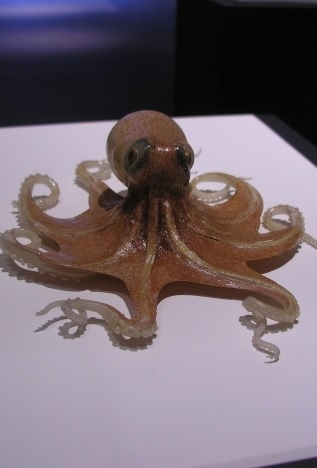
#> input picture dataset/Octopus_Far_Front.jpg, 317 x 468 px; its folder holds only this picture in this run
$ python sift.py   (Python 2 division)   (older library calls are emulated)
#> lines starting #> are read from the running program, lines starting #| are printed output that depends on the picture
import cv2
import os
import numpy as np
import matplotlib.pyplot as plt
from os import listdir
from os.path import isfile, join

print 'OpenCV Version:'
print cv2.__version__

plot = 1

######################################### functions ###################################################

def plot_img(img, cmap=None):
	if plot == 1:
		plt.imshow(img, cmap)
		plt.show()
	return

def show_rgb_img(img):
    """Convenience function to display a typical color image"""
    plot_img(cv2.cvtColor(img, cv2.CV_32S))
    return

def to_gray(color_img):
    gray = cv2.cvtColor(color_img, cv2.COLOR_BGR2GRAY)
    return gray

def gen_sift_features(gray_img):
    sift = cv2.xfeatures2d.SIFT_create()
    # kp is the keypoints
    #
    # desc is the SIFT descriptors, they're 128-dimensional vectors
    # that we can use for our final features
    kp, desc = sift.detectAndCompute(gray_img, None)
    return kp, desc

def show_sift_features(gray_img, color_img, kp):
    return plot_img(cv2.drawKeypoints(gray_img, kp, color_img.copy()))

def get_file_list(path):
	return [f for f in listdir(path) if isfile(join(path, f))]

def sift(imgPath):
	#read image
#> called with imgPath = 'dataset/Octopus_Far_Front.jpg'
	img = cv2.imread(imgPath)
#> img is the input picture: shape (468, 317, 3); mean B, G, R 112.9, 104.7, 117.2

	#plot image
	show_rgb_img(img)

	#convert to gray color
	img_gray = to_gray(img)
#> in to_gray, `gray = cv2.cvtColor(color_img, cv2.COLOR_BGR2GRAY)`:
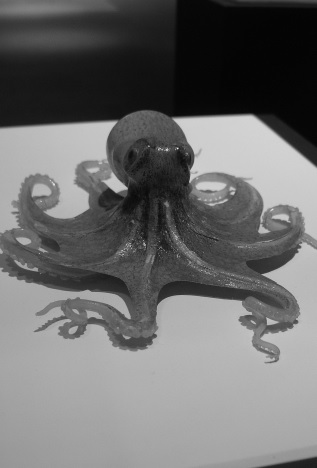
#> gray: shape (468, 317); min 3, max 239, mean 109.4

	#plot image in gray color
	plot_img(img_gray, cmap='gray')

	# generate SIFT keypoints and descriptors
	keypoints, descriptors = gen_sift_features(img_gray)
#> in gen_sift_features, `kp, desc = sift.detectAndCompute(gray_img, None)`: kp = 323 keypoints; strongest (x, y, size): (229, 148, 55.6), (117, 186, 10.4), (106, 127, 10.1), (103, 128, 12.5)
#> keypoints has the same summary as kp in gen_sift_features

	#show SIFT features
	show_sift_features(img_gray, img, keypoints);
#> in plot_img (call 3), `plt.show()`:
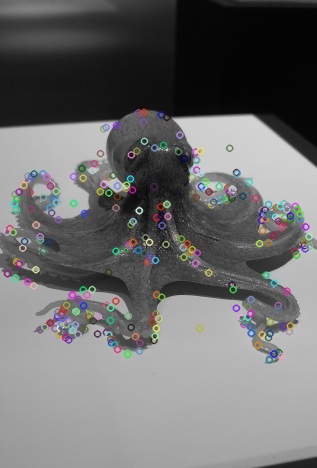
#> shown: shape (468, 317, 3); mean R, G, B 109.7, 109.6, 109.8
	return keypoints, descriptors

# [43 lines left out: function test_sift_algorithm, not called in this run]

########################################## Main Program ################################################

datasetPath = 'dataset'
outputDataSet = 'outdata.txt'

#test_sift_algorithm()

outputFile = open(outputDataSet, 'a')

# Get all files
filesDataSet = get_file_list(datasetPath)

# Iterate the files and get the keypoints and descriptors
for file in filesDataSet:

	imgPath = datasetPath + '/' + file
	print imgPath

	# Use SIFT algorithm
	keyp, desc = sift(imgPath)
#> keyp has the same summary as kp in gen_sift_features

	# write file name
	outputFile.write("FILE: " + imgPath + '\n')
	# write keypoints
	outputFile.write(" ".join(str(elm) for elm in keyp))
	outputFile.write('\n')
	# write descriptors
	outputFile.write(" ".join(str(elm) for elm in desc))
	outputFile.write('\n')

# Close output file
outputFile.close()

print 'END'

$ run again, on dataset/Octopus_Far_Offset.jpg
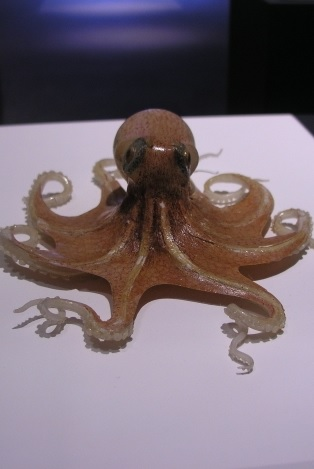
#> input picture dataset/Octopus_Far_Offset.jpg, 314 x 469 px
#> in sift, img is the input picture: shape (469, 314, 3); mean B, G, R 117.6, 108.4, 121.6
#> in to_gray, `gray = cv2.cvtColor(color_img, cv2.COLOR_BGR2GRAY)`:
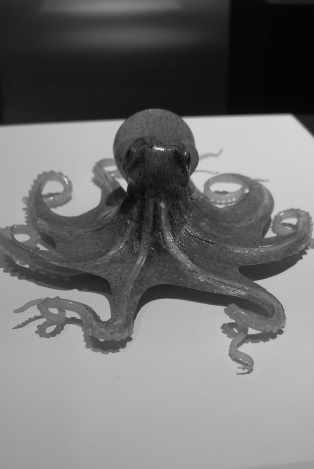
#> gray: shape (469, 314); min 3, max 242, mean 113.4
#> kp = 342 keypoints; strongest (x, y, size): (124, 184, 6.1), (78, 155, 55.3), (157, 148, 2.2), (286, 124, 16.1)
#> keypoints has the same summary as kp in gen_sift_features
#> in plot_img (call 3), `plt.show()`:
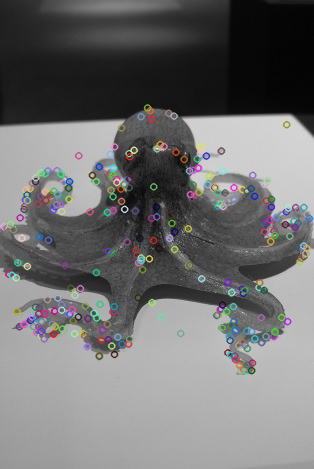
#> shown: shape (469, 314, 3); mean R, G, B 113.7, 113.6, 113.8
#> keyp has the same summary as kp in gen_sift_features
